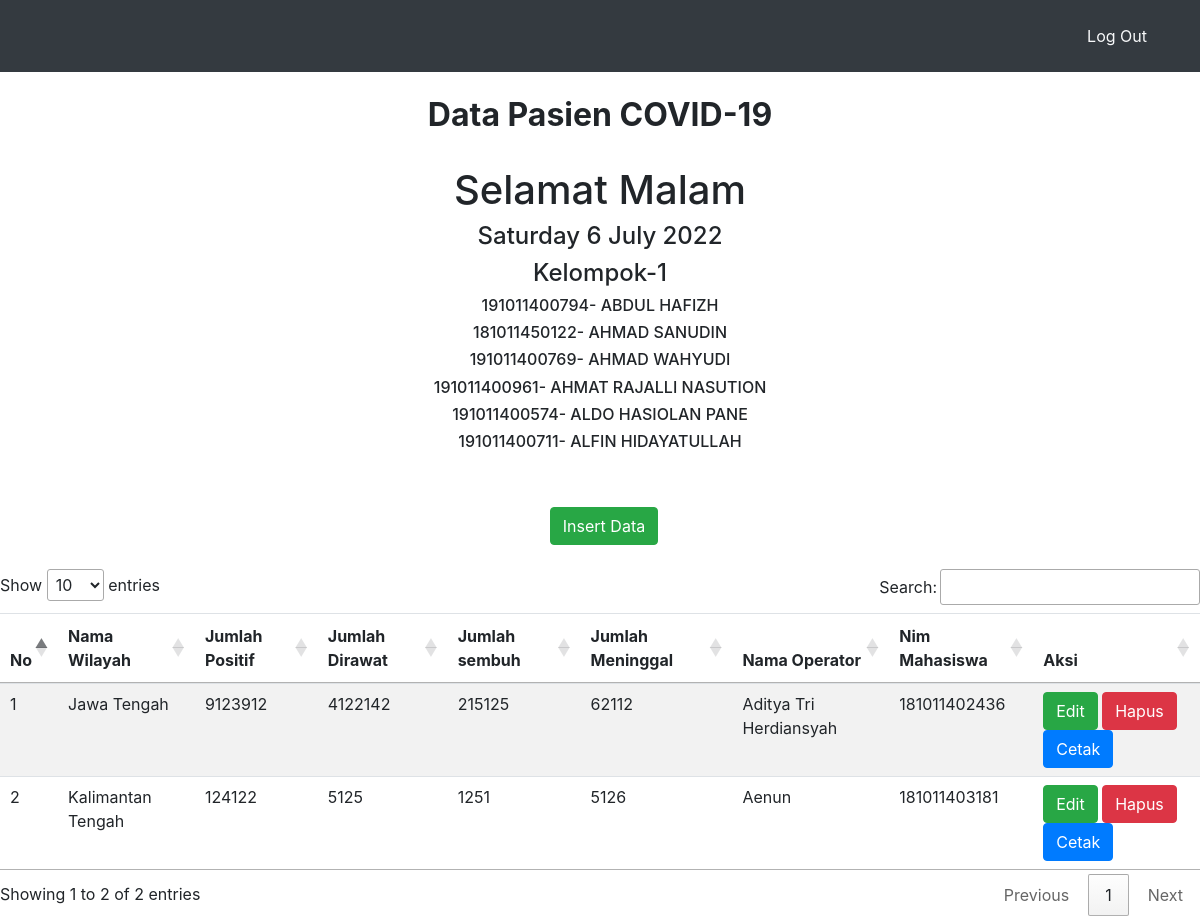
/index.php (signed in), run on the app's committed database.
### tables this page shows
CREATE TABLE `data` (
  `id` int(11) NOT NULL,
  `nama_wilayah` varchar(200) NOT NULL,
  `jumlah_positif` int(11) NOT NULL,
  `jumlah_dirawat` int(11) NOT NULL,
  `jumlah_sembuh` int(11) NOT NULL,
  `jumlah_meninggal` int(11) NOT NULL,
  `nama_operator` varchar(200) NOT NULL,
  `nim_mahasiswa` bigint(20) NOT NULL
);

### index.php (the view, shortened to what this page needs)
<?php
include "koneksi.php";
if ($_SESSION['username']) {
?>
<!DOCTYPE html>
<html lang="en">
<head>
 <link rel="stylesheet" href="bootstrap/css/bootstrap.css">
 <link rel="stylesheet" type="text/css" href="//cdn.datatables.net/1.10.11/css/jquery.dataTables.min.css">
<link rel="stylesheet" href="https://stackpath.bootstrapcdn.com/bootstrap/4.1.3/css/bootstrap.min.css">
</head>
<body>
<nav class='navbar navbar-expand-lg navbar-dark bg-dark text-light '>
    <div class="container">
        <ul class="navbar-nav ml-auto pt-2 pb-2">
            <li class="nav-item ml-4">
                <a href="logout.php" class="nav-link text-light"> Log Out </a>
            </li>
        </ul>
    </div>
</nav>
   <div class="col-sm-13">
    <br>
    <h2><center><b>Data Pasien COVID-19</b></center></h2>
	<body>
<center>
<h1>
<?php
	$sekarang = getdate();
	$bulan = $sekarang['month'];
	$hari = $sekarang ['mday'];
	$tahun = $sekarang ['year'];
	$jam = $sekarang['hours'];
	if ($jam <= 11) {
		echo "Selamat Pagi";
		} elseif ($jam > 11 and $jam <= 12) {
		echo "Selamat Siang";
		} elseif ($jam > 13 and $jam <= 18) {
		echo "Selamat Sore";
		} elseif ($jam > 18) {
		echo "Selamat Malam";
	}
?>
</h1>
	<h4> Saturday <?php echo "$hari $bulan $tahun"; ?></h4>
	<h4>Kelompok-1</h4>
	<h6>191011400794- ABDUL HAFIZH </h6>
	<h6>181011450122- AHMAD SANUDIN</h6>
	<h6>191011400769- AHMAD WAHYUDI</h6>
	<h6>191011400961- AHMAT RAJALLI NASUTION</h6>
	<h6>191011400574- ALDO HASIOLAN PANE</h6>
	<h6>191011400711- ALFIN HIDAYATULLAH</h6>
</body>
<br><br>
            <a href="tambah.php" style="margin-left:0.5pc;"
              class="btn btn-success btn-md pull-right">
              <i class="fa fa-list"></i>Insert Data</a>
            <br/>
    <table class="table table-striped table-hover dtabel">
     <thead>
      <tr>
       <th>No</th>
       <th>Nama Wilayah</th>
       <th>Jumlah Positif</th>
       <th>Jumlah Dirawat</th>
       <th>Jumlah sembuh</th>
       <th>Jumlah Meninggal</th>
       <th>Nama Operator</th>
       <th>Nim Mahasiswa</th>
       <th>Aksi</th>
      </tr>
     </thead>
     <tbody>
      <?php
       $no = 1;
       $result =  mysqli_query($con,"SELECT * FROM data");
       while ($row = mysqli_fetch_assoc($result)) {
      ?>
      <tr>
       <td><?php echo $no++; ?></td>
       <td><?php echo $row['nama_wilayah']; ?></td>
       <td><?php echo $row['jumlah_positif']; ?></td>
       <td><?php echo $row['jumlah_dirawat']; ?></td>
       <td><?php echo $row['jumlah_sembuh']; ?></td>
       <td><?php echo $row['jumlah_meninggal']; ?></td>
       <td><?php echo $row['nama_operator']; ?></td>
       <td><?php echo $row['nim_mahasiswa']; ?></td>
       <td>
        <a href="editform.php?id=<?php echo $row['id'];?>" class="btn btn-success" role="button">Edit</a>
        <a href="delete.php?id=<?php echo $row['id']?>" class="btn btn-danger" role="button">Hapus</a>
        <a href="cetak.php?id=<?php echo $row['id']?>" class="btn btn-primary" role="button">Cetak</a>
       </td>
      </tr>
      <?php
       }
      ?>
     </tbody>
    </table>
   </div>
</body>
</html>
<?php
} else {
    header("location:login.php");
}
?>

### data on the page
data: nama_wilayah "Jawa Tengah", jumlah_positif "9123912", jumlah_dirawat "4122142", jumlah_sembuh "215125", jumlah_meninggal "62112", nama_operator "Aditya Tri Herdiansyah", nim_mahasiswa "181011402436"
data: nama_wilayah "Kalimantan Tengah", jumlah_positif "124122", jumlah_dirawat "5125", jumlah_sembuh "1251", jumlah_meninggal "5126", nama_operator "Aenun", nim_mahasiswa "181011403181"

### other printed values
$hari "6"
$bulan "July"
$tahun "2022"
